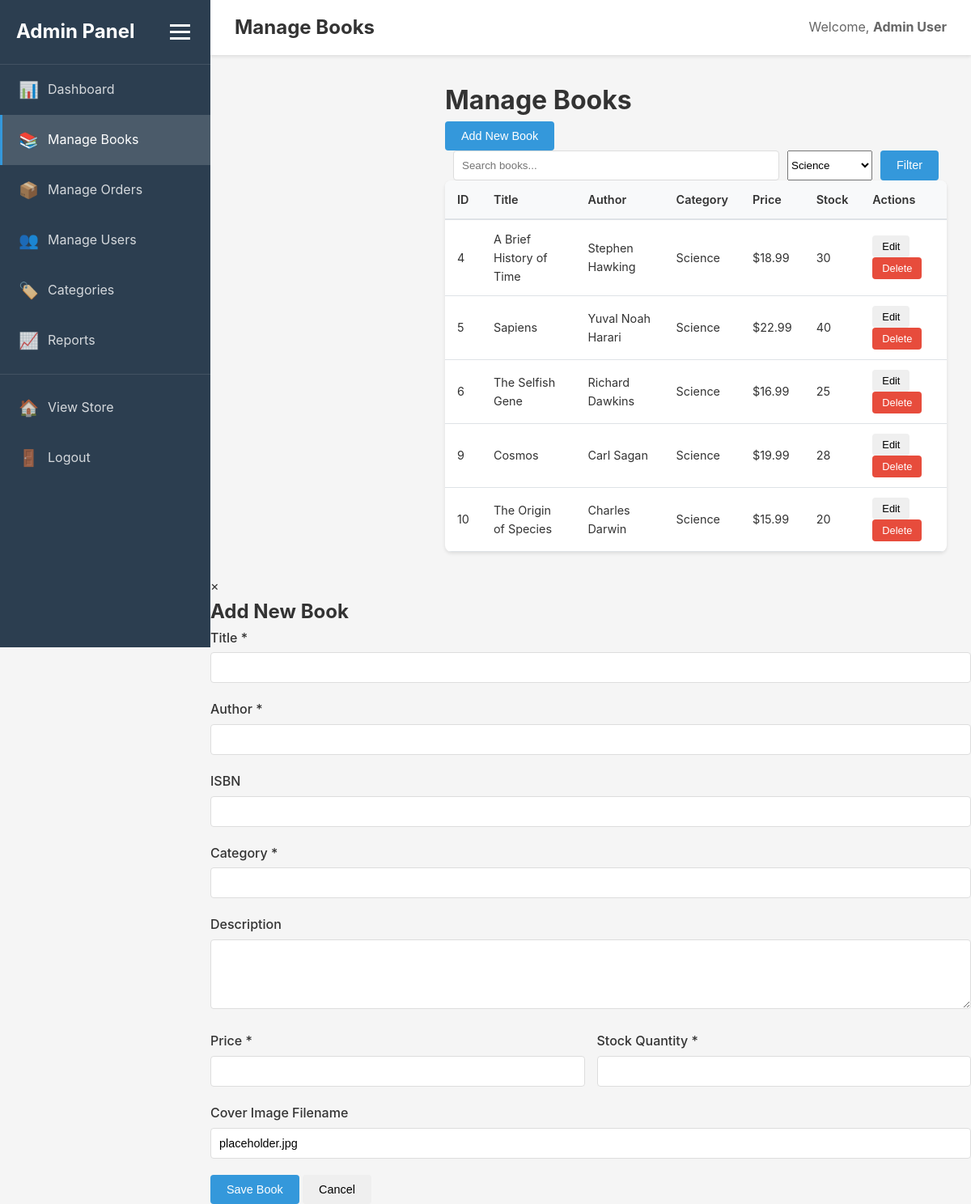
/admin/books.php?category=Science (signed in), run on the app's committed database.
### tables this page shows
CREATE TABLE IF NOT EXISTS books (
    id INT AUTO_INCREMENT PRIMARY KEY,
    title VARCHAR(255) NOT NULL,
    author VARCHAR(255) NOT NULL,
    isbn VARCHAR(20) UNIQUE,
    category VARCHAR(100) NOT NULL,
    description TEXT,
    price DECIMAL(10, 2) NOT NULL,
    stock_quantity INT DEFAULT 0,
    cover_image VARCHAR(255),
    created_at TIMESTAMP DEFAULT CURRENT_TIMESTAMP,
    updated_at TIMESTAMP DEFAULT CURRENT_TIMESTAMP ON UPDATE CURRENT_TIMESTAMP,
    INDEX idx_category (category),
    INDEX idx_author (author),
    INDEX idx_isbn (isbn),
    FULLTEXT idx_search (title, author, description)
);

### admin/books.php (the view, shortened to what this page needs)
<?php
$db = Database::getInstance();
$conn = $db->getConnection();
$search = $_GET['search'] ?? '';
$category_filter = $_GET['category'] ?? '';
$where_conditions = [];
$params = [];
if ($category_filter) {
    $where_conditions[] = "category = ?";
    $params[] = $category_filter;
}
$where_clause = $where_conditions ? "WHERE " . implode(" AND ", $where_conditions) : "";
$sql = "SELECT * FROM books $where_clause ORDER BY created_at DESC";
$stmt = $conn->prepare($sql);
$stmt->execute($params);
$books = $stmt->fetchAll();
$categories = $conn->query("SELECT DISTINCT category FROM books ORDER BY category")->fetchAll(PDO::FETCH_COLUMN);
?>
<!DOCTYPE html>
<html lang="en">
<head>
    <link rel="stylesheet" href="../css/style.css">
    <link rel="stylesheet" href="../css/admin.css">
</head>
<body>
    <?php $pageTitle = 'Manage Books'; include 'header.php'; ?>
        <main class="admin-main">
            <div class="page-header">
                <h1>Manage Books</h1>
                <button onclick="showAddModal()" class="btn btn-primary">Add New Book</button>
            </div>
            <div class="filters">
                <form method="GET" action="" class="search-form">
                    <input type="search" name="search" placeholder="Search books..." value="<?php echo htmlspecialchars($search, ENT_QUOTES); ?>">
                    <select name="category">
                        <?php foreach ($categories as $cat): ?>
                            <option value="<?php echo htmlspecialchars($cat, ENT_QUOTES); ?>"
                                <?php echo $category_filter === $cat ? 'selected' : ''; ?>>
                                <?php echo htmlspecialchars($cat, ENT_QUOTES); ?>
                            </option>
                        <?php endforeach; ?>
                    </select>
                    <button type="submit" class="btn btn-primary">Filter</button>
                </form>
            </div>
            <div class="table-responsive">
                <table class="admin-table">
                    <thead>
                        <tr>
                            <th>ID</th>
                            <th>Title</th>
                            <th>Author</th>
                            <th>Category</th>
                            <th>Price</th>
                            <th>Stock</th>
                            <th>Actions</th>
                        </tr>
                    </thead>
                    <tbody>
                        <?php foreach ($books as $book): ?>
                            <tr>
                                <td><?php echo $book['id']; ?></td>
                                <td><?php echo htmlspecialchars($book['title'], ENT_QUOTES); ?></td>
                                <td><?php echo htmlspecialchars($book['author'], ENT_QUOTES); ?></td>
                                <td><?php echo htmlspecialchars($book['category'], ENT_QUOTES); ?></td>
                                <td>$<?php echo number_format($book['price'], 2); ?></td>
                                <td><?php echo $book['stock_quantity']; ?></td>
                                <td>
                                    <button onclick='editBook(<?php echo json_encode($book); ?>)' class="btn btn-sm btn-outline">Edit</button>
                                    <form method="POST" style="display:inline;" onsubmit="return confirm('Delete this book?');">
                                        <button type="submit" class="btn btn-sm btn-danger">Delete</button>
                                    </form>
                                </td>
                            </tr>
                        <?php endforeach; ?>
                    </tbody>
                </table>
            </div>
        </main>
    </div>
    <div id="bookModal" class="modal">
        <div class="modal-content">
            <span class="close" onclick="closeModal()">&times;</span>
            <h2 id="modalTitle">Add New Book</h2>
            <form method="POST" action="">
                <div class="form-group">
                    <label for="title">Title *</label>
                    <input type="text" id="title" name="title" required>
                </div>
                <div class="form-group">
                    <label for="author">Author *</label>
                    <input type="text" id="author" name="author" required>
                </div>
                <div class="form-group">
                    <label for="isbn">ISBN</label>
                    <input type="text" id="isbn" name="isbn">
                </div>
                <div class="form-group">
                    <label for="category">Category *</label>
                    <input type="text" id="category" name="category" required>
                </div>
                <div class="form-group">
                    <label for="description">Description</label>
                    <textarea id="description" name="description" rows="4"></textarea>
                </div>
                <div class="form-row">
                    <div class="form-group">
                        <label for="price">Price *</label>
                        <input type="number" id="price" name="price" step="0.01" min="0" required>
                    </div>
                    <div class="form-group">
                        <label for="stock_quantity">Stock Quantity *</label>
                        <input type="number" id="stock_quantity" name="stock_quantity" min="0" required>
                    </div>
                </div>
                <div class="form-group">
                    <label for="cover_image">Cover Image Filename</label>
                    <input type="text" id="cover_image" name="cover_image" value="placeholder.jpg">
                </div>
                <div class="form-actions">
                    <button type="submit" class="btn btn-primary">Save Book</button>
                    <button type="button" onclick="closeModal()" class="btn btn-outline">Cancel</button>
                </div>
            </form>
        </div>
    </div>
<?php include 'footer.php'; ?>

### assets/css/style.css (style rules this page uses)
* { margin: 0; padding: 0; box-sizing: border-box; }
:root { --primary-color: #2c3e50; --secondary-color: #3498db; --success-color: #27ae60; --danger-color: #e74c3c; --warning-color: #f39c12; --light-bg: #f8f9fa; --border-color: #dee2e6; --text-color: #333; --text-muted: #666; --shadow: 0 2px 4px rgba(0,0,0,0.1); }
body { font-family: -apple-system, BlinkMacSystemFont, 'Segoe UI', Roboto, 'Helvetica Neue', Arial, sans-serif; line-height: 1.6; color: var(--text-color); background: var(--light-bg); }
.search-form { display: flex; gap: 10px; max-width: 600px; margin: 0 auto; }
.btn { display: inline-block; padding: 10px 20px; border: none; border-radius: 4px; cursor: pointer; text-decoration: none; text-align: center; font-size: 0.95rem; font-weight: 500; transition: all 0.3s; }
.btn-primary { background: var(--secondary-color); color: white; }
.btn-danger { background: var(--danger-color); color: white; }
.btn-sm { padding: 6px 12px; font-size: 0.85rem; }
.form-group { margin-bottom: 20px; }
.form-group label { display: block; margin-bottom: 8px; font-weight: 500; color: var(--text-color); }
.form-group input, .form-group select, .form-group textarea { width: 100%; padding: 12px; border: 2px solid var(--border-color); border-radius: 4px; font-size: 1rem; }

### assets/css/admin.css (style rules this page uses)
.admin-body { margin: 0; padding: 0; font-family: -apple-system, BlinkMacSystemFont, 'Segoe UI', Roboto, 'Helvetica Neue', Arial, sans-serif; background: #f5f5f5; }
.admin-main { flex: 1; margin-left: 260px; display: flex; flex-direction: column; }
.table-responsive { overflow-x: auto; background: white; border-radius: 8px; box-shadow: 0 2px 4px rgba(0,0,0,0.1); }
.admin-table { width: 100%; border-collapse: collapse; font-size: 0.9rem; }
.admin-table thead { background: #f8f9fa; }
.admin-table th { padding: 12px 15px; text-align: left; font-weight: 600; color: #333; border-bottom: 2px solid #dee2e6; }
.admin-table td { padding: 12px 15px; border-bottom: 1px solid #dee2e6; }
.btn { display: inline-block; padding: 10px 20px; border: none; border-radius: 4px; cursor: pointer; font-size: 0.9rem; text-decoration: none; transition: all 0.3s; text-align: center; }
.btn-primary { background: #3498db; color: white; }
.btn-danger { background: #e74c3c; color: white; }
.btn-sm { padding: 6px 12px; font-size: 0.8rem; }
.form-group { margin-bottom: 20px; }
.form-group label { display: block; margin-bottom: 5px; font-weight: 500; color: #333; }
.form-group input, .form-group select, .form-group textarea { width: 100%; padding: 10px; border: 1px solid #ddd; border-radius: 4px; font-size: 0.9rem; }
.form-row { display: grid; grid-template-columns: repeat(auto-fit, minmax(200px, 1fr)); gap: 15px; }
.search-form { display: flex; gap: 10px; flex-wrap: wrap; }
.search-form input { flex: 1; min-width: 250px; padding: 10px; border: 1px solid #ddd; border-radius: 4px; }

### data on the page
books: id "4", title "A Brief History of Time", author "Stephen Hawking", category "Science", price "18.99", stock_quantity "30"
books: id "5", title "Sapiens", author "Yuval Noah Harari", category "Science", price "22.99", stock_quantity "40"
books: id "6", title "The Selfish Gene", author "Richard Dawkins", category "Science", price "16.99", stock_quantity "25"
books: id "9", title "Cosmos", author "Carl Sagan", category "Science", price "19.99", stock_quantity "28"
books: id "10", title "The Origin of Species", author "Charles Darwin", category "Science", price "15.99", stock_quantity "20"

### other printed values
$pageTitle "Manage Books"
$_SESSION['full_name'] "Admin User"
form field category "Science"
